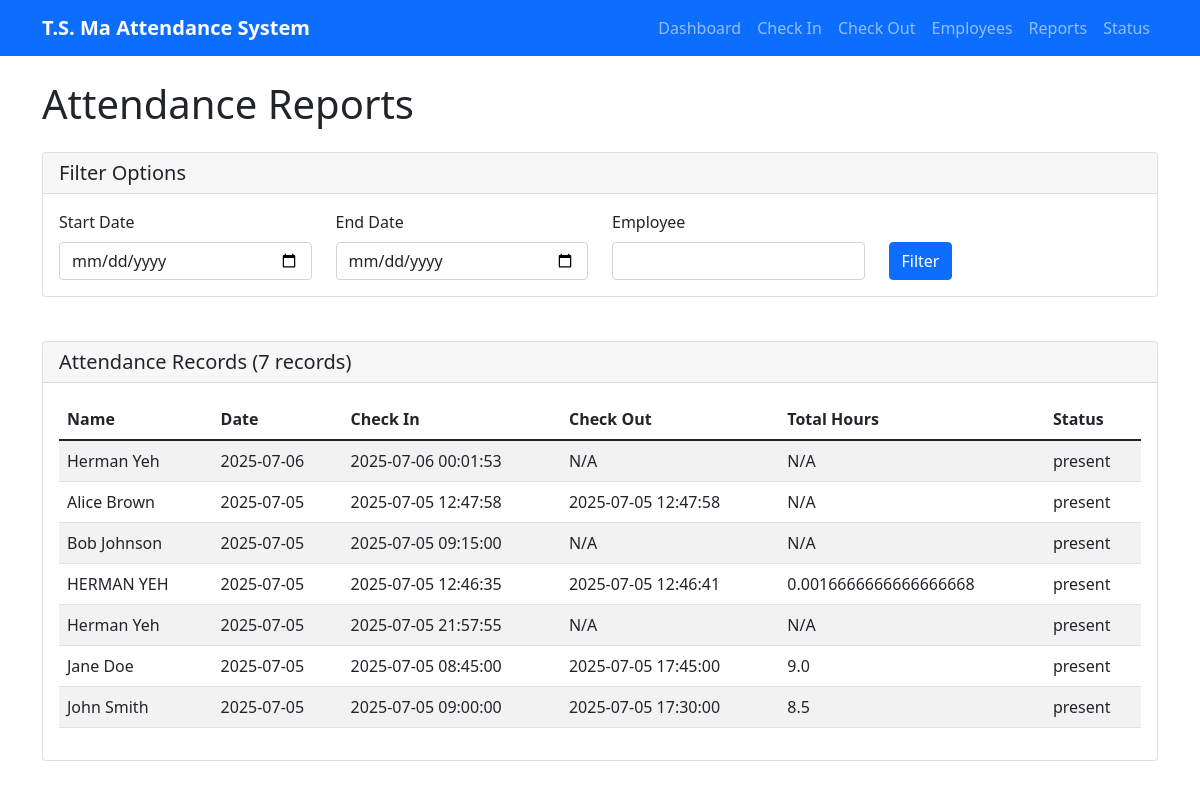
Page /reports on the earlier database version.
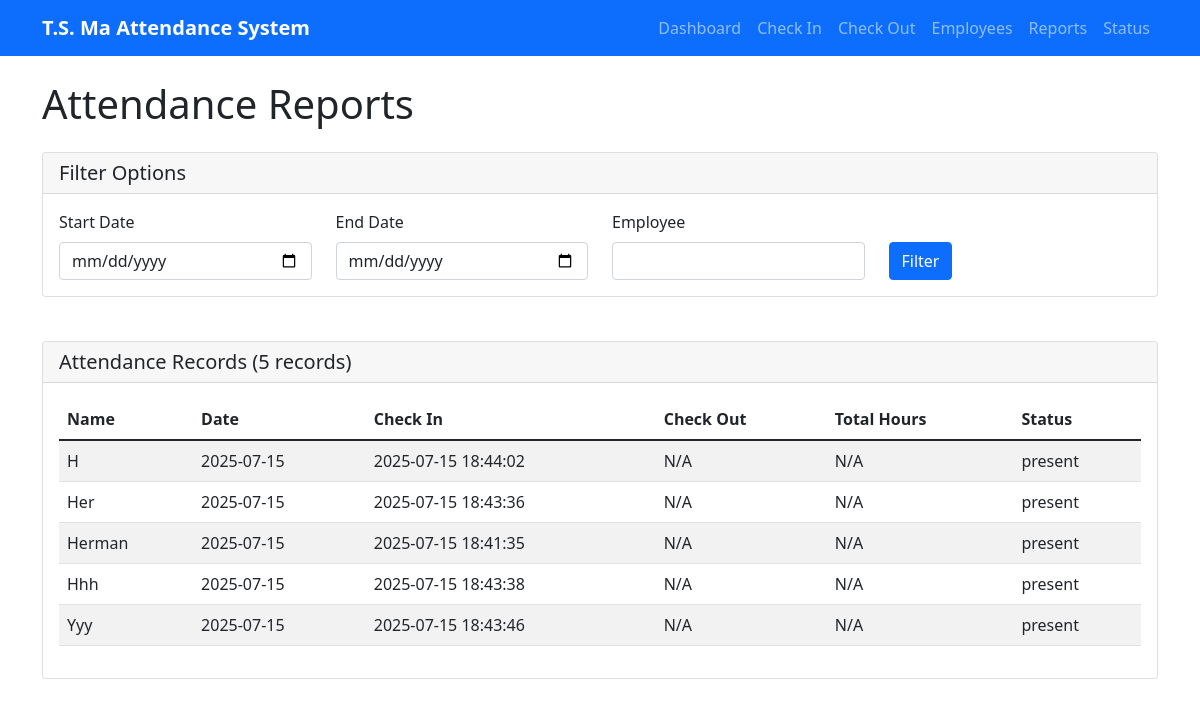
Same page on the later database version.
### tables this page shows
CREATE TABLE attendance (
                    id INTEGER PRIMARY KEY AUTOINCREMENT,
                    name TEXT NOT NULL,
                    date TEXT NOT NULL,
                    check_in_time TEXT,
                    check_out_time TEXT,
                    total_hours REAL,
                    status TEXT DEFAULT 'present',
                    created_at TIMESTAMP DEFAULT CURRENT_TIMESTAMP
                );

### attendance_web_server.py (the view)
@app.route('/reports')
def reports():
    db = get_db()
    start_date = request.args.get('start_date', '')
    end_date = request.args.get('end_date', '')
    employee = request.args.get('employee', '')
    records = db.get_attendance_report(
        start_date if start_date else None,
        end_date if end_date else None,
        employee if employee else None
    )
    return render_template('reports.html', records=records)

### attendance_database.py (called while the page is built)
    def _get_connection(self):
        return sqlite3.connect(self.db_path, check_same_thread=False)

### attendance_web_server.py (called while the page is built)
def get_db():
    global db
    if db is None:
        db = AttendanceDatabase()
    return db

### templates/reports.html (shortened to what this page needs)
{% extends "base.html" %}
{% block content %}
<h1 class="mb-4">Attendance Reports</h1>
<div class="row mb-4">
    <div class="col-md-12">
        <div class="card">
            <div class="card-header">
                <h5 class="card-title mb-0">Filter Options</h5>
            </div>
            <div class="card-body">
                <form method="GET" class="row">
                    <div class="col-md-3">
                        <label for="start_date" class="form-label">Start Date</label>
                        <input type="date" class="form-control" id="start_date" name="start_date"
                               value="{{ request.args.get('start_date', '') }}">
                    </div>
                    <div class="col-md-3">
                        <label for="end_date" class="form-label">End Date</label>
                        <input type="date" class="form-control" id="end_date" name="end_date"
                               value="{{ request.args.get('end_date', '') }}">
                    </div>
                    <div class="col-md-3">
                        <label for="employee" class="form-label">Employee</label>
                        <input type="text" class="form-control" id="employee" name="employee"
                               value="{{ request.args.get('employee', '') }}">
                    </div>
                    <div class="col-md-3">
                        <label class="form-label">&nbsp;</label>
                        <button type="submit" class="btn btn-primary d-block">Filter</button>
                    </div>
                </form>
            </div>
        </div>
    </div>
</div>
<div class="card">
    <div class="card-header">
        <h5 class="card-title mb-0">Attendance Records ({{ records|length }} records)</h5>
    </div>
    <div class="card-body">
        {% if records %}
            <div class="table-responsive">
                <table class="table table-striped">
                    <thead>
                        <tr>
                            <th>Name</th>
                            <th>Date</th>
                            <th>Check In</th>
                            <th>Check Out</th>
                            <th>Total Hours</th>
                            <th>Status</th>
                        </tr>
                    </thead>
                    <tbody>
                        {% for record in records %}
                        <tr>
                            <td>{{ record.name }}</td>
                            <td>{{ record.date }}</td>
                            <td>{{ record.check_in_time or 'N/A' }}</td>
                            <td>{{ record.check_out_time or 'N/A' }}</td>
                            <td>{{ record.total_hours or 'N/A' }}</td>
                            <td>{{ record.status }}</td>
                        </tr>
                        {% endfor %}
                    </tbody>
                </table>
            </div>
        {% else %}
            <p>No records found.</p>
        {% endif %}
    </div>
</div>
{% endblock %}

Differences in the rows shown:
removed attendance: name "Herman Yeh", date "2025-07-06", check_in_time "2025-07-06 00:01:53", check_out_time "N/A", total_hours "N/A", status "present"
removed attendance: name "Alice Brown", date "2025-07-05", check_in_time "2025-07-05 12:47:58", check_out_time "2025-07-05 12:47:58", total_hours "N/A", status "present"
removed attendance: name "Bob Johnson", date "2025-07-05", check_in_time "2025-07-05 09:15:00", check_out_time "N/A", total_hours "N/A", status "present"
removed attendance: name "Herman Yeh", date "2025-07-05", check_in_time "2025-07-05 21:57:55", check_out_time "N/A", total_hours "N/A", status "present"
removed attendance: name "Jane Doe", date "2025-07-05", check_in_time "2025-07-05 08:45:00", check_out_time "2025-07-05 17:45:00", total_hours "9.0", status "present"
removed attendance: name "John Smith", date "2025-07-05", check_in_time "2025-07-05 09:00:00", check_out_time "2025-07-05 17:30:00", total_hours "8.5", status "present"
added attendance: name "H", date "2025-07-15", check_in_time "2025-07-15 18:44:02", check_out_time "N/A", total_hours "N/A", status "present"
added attendance: name "Her", date "2025-07-15", check_in_time "2025-07-15 18:43:36", check_out_time "N/A", total_hours "N/A", status "present"
changed attendance: name "HERMAN YEH" → "Herman"; date "2025-07-05" → "2025-07-15"; check_in_time "2025-07-05 12:46:35" → "2025-07-15 18:41:35"; check_out_time "2025-07-05 12:46:41" → "N/A"; total_hours "0.0016666666666666668" → "N/A"
added attendance: name "Hhh", date "2025-07-15", check_in_time "2025-07-15 18:43:38", check_out_time "N/A", total_hours "N/A", status "present"
added attendance: name "Yyy", date "2025-07-15", check_in_time "2025-07-15 18:43:46", check_out_time "N/A", total_hours "N/A", status "present"
Other differences:
{{ records|length }}: "7" → "5"
